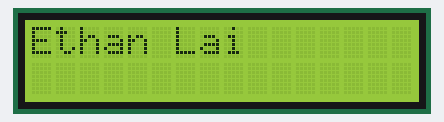
A sketch run on a simulated Arduino Uno, built with avr-gcc and run on an emulated ATmega328P. Shown: 16×2 character LCD.

Above: at 0.11 s.
At 0.51 s:
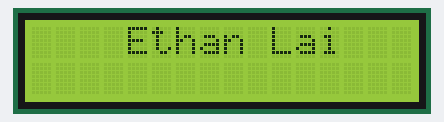
At 1.01 s:
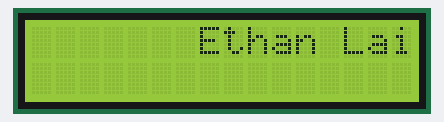
At 1.51 s:
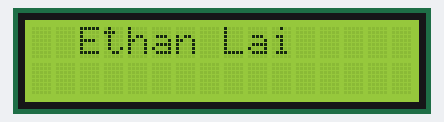
At 2.01 s:
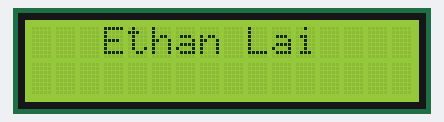

Measured:
- by itself, everything shown: repeats every 1.6 s, in 16 steps

The sketch:

LCDExercise.ino
```cpp
/*
Test LCD display
*/
//--------------------------------------------------
#include <LiquidCrystal.h>
LiquidCrystal lcd(8, 9, 4, 5, 6, 7);
String name = "Ethan Lai";
void setup() {
  lcd.begin(16,2);
}

void loop() {
  lcd.setCursor(0,0);
  lcd.print("Ethan Lai");
  for(int i = 0; i < 8; i++){
    delay(100);
    lcd.scrollDisplayRight();
  }
  for(int i = 0; i < 8; i++){
    delay(100);
    lcd.scrollDisplayLeft();
  }
}

void leftRightJustify(){
  lcd.setCursor(0,0);
  lcd.print("Ethan Lai");
  delay(1000);
  lcd.clear();
  lcd.setCursor(16-name.length(), 0);
  lcd.print("Ethan Lai");
  delay(1000);
  lcd.clear();
}
```
